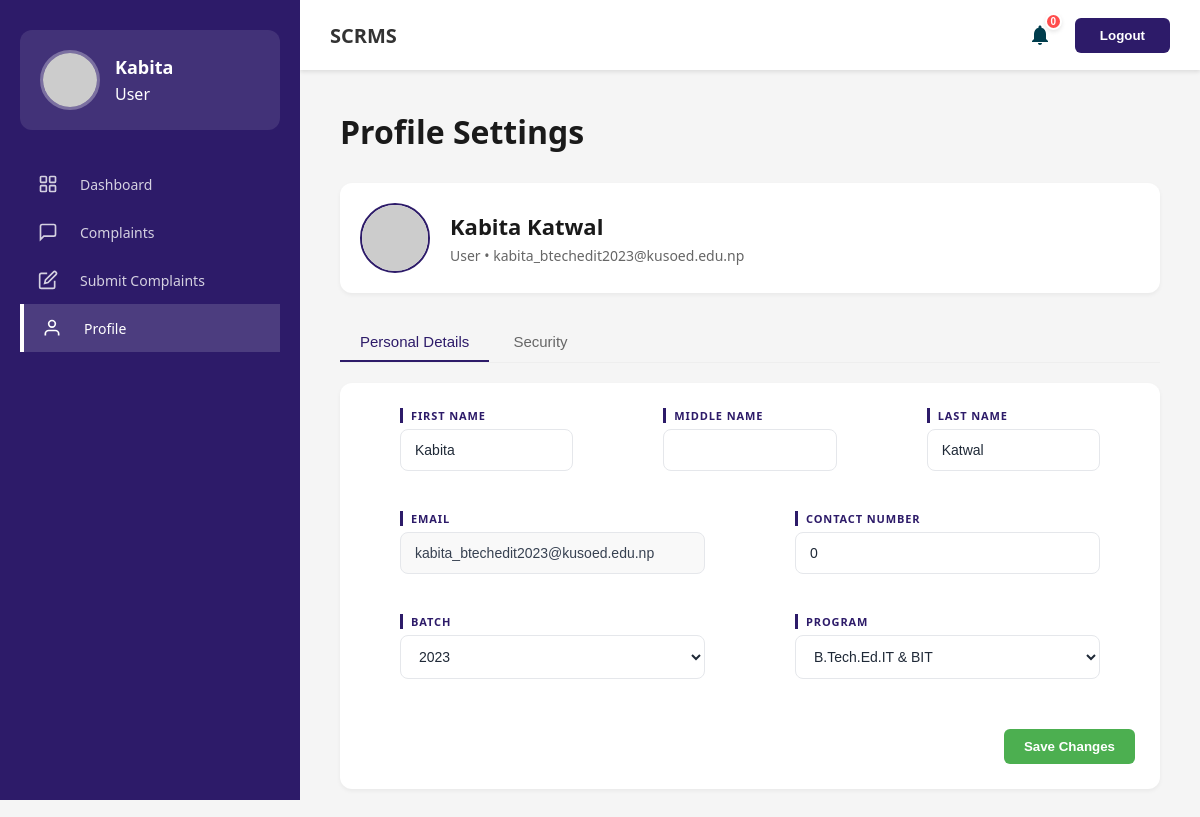
/Includes/profile.php (signed in), run on the app's committed database.
### tables this page shows
CREATE TABLE `users` (
  `user_id` int(11) NOT NULL,
  `first_name` varchar(255) NOT NULL,
  `middle_name` varchar(255) DEFAULT NULL,
  `last_name` varchar(255) NOT NULL,
  `email` varchar(255) NOT NULL,
  `contact` int(10) NOT NULL,
  `batch` enum('2023','2024','2025','2026','2027') DEFAULT NULL,
  `program` varchar(200) DEFAULT NULL,
  `password` varchar(255) NOT NULL,
  `role` enum('User','Admin','DeptAdmin','UpperBody','Coordinator','HOD','Dean') NOT NULL DEFAULT 'User',
  `status` varchar(20) DEFAULT 'Active',
  `created_at` timestamp NOT NULL DEFAULT current_timestamp() ON UPDATE current_timestamp(),
  `assigned_category` int(11) DEFAULT NULL
);

### Includes/profile.php (the view, shortened to what this page needs)
<?php
require_once '../Database/db-config.php';
$userId      = $_SESSION['user_id'];
$profileCooldown  = max(0, (int)(($_SESSION['last_profile_update']  ?? 0) + PROFILE_COOLDOWN  - time()));
$user = [];
$stmt = $conn->prepare("SELECT first_name, middle_name, last_name, email, contact, batch, program, role, status, created_at FROM users WHERE user_id = ?");
if ($stmt) {
    $stmt->bind_param("i", $userId);
    $stmt->execute();
    $user = $stmt->get_result()->fetch_assoc();
}
$fullName    = trim(($user['first_name'] ?? '') . ' ' . ($user['middle_name'] ?? '') . ' ' . ($user['last_name'] ?? ''));
$avatarUrl   = "https://ui-avatars.com/api/?name=" . urlencode($fullName ?: 'User') . "&background=2D1B69&color=fff&size=100";
$activeTab = (isset($_POST['action']) && $_POST['action'] === 'change_password') ? 'password' : 'info';
?>
<!DOCTYPE html>
<html lang="en">
<head>
    <link rel="stylesheet" href="../Assets/Css/admin-dashboard.css">
    <link rel="stylesheet" href="../Assets/Css/user-management.css">
</head>
<body>
<?php include __DIR__ . '/header.php'; ?>
<div class="main-container">
    <?php include __DIR__ . '/sidebar.php'; ?>
    <main class="main-content">
        <div class="profile-content-wrap">
            <h2 class="page-title">Profile Settings</h2>
            <div class="profile-header-minimal">
                <img src="<?php echo $avatarUrl; ?>" alt="Profile">
                <div class="profile-header-info">
                    <h2><?php echo htmlspecialchars($fullName ?: 'User'); ?></h2>
                    <p><?php echo htmlspecialchars(ucfirst($user['role'] ?? '')); ?> • <?php echo htmlspecialchars($user['email'] ?? ''); ?></p>
                </div>
            </div>
            <div class="profile-tabs" style="border-bottom: 1px solid #eee; margin-bottom: 10px;">
                <button class="tab-btn <?php echo $activeTab === 'info' ? 'active' : ''; ?>" data-tab="info">Personal Details</button>
                <button class="tab-btn <?php echo $activeTab === 'password' ? 'active' : ''; ?>" data-tab="password">Security</button>
            </div>
            <div class="tab-panel <?php echo $activeTab === 'info' ? 'active' : ''; ?>" id="tab-info">
                <div class="form-section" style="background: white; padding: 25px; border-radius: 12px; box-shadow: 0 2px 4px rgba(0,0,0,0.05);">
                    <form method="POST">
                        <div style="display: grid; grid-template-columns: repeat(auto-fit, minmax(200px, 1fr)); gap: 20px;">
                            <div class="form-group">
                                <label>First Name</label>
                                <input type="text" name="first_name" value="<?php echo htmlspecialchars($user['first_name'] ?? ''); ?>" <?php echo $profileCooldown > 0 ? 'readonly' : 'required'; ?>>
                            </div>
                            <div class="form-group">
                                <label>Middle Name</label>
                                <input type="text" name="middle_name" value="<?php echo htmlspecialchars($user['middle_name'] ?? ''); ?>" <?php echo $profileCooldown > 0 ? 'readonly' : ''; ?>>
                            </div>
                            <div class="form-group">
                                <label>Last Name</label>
                                <input type="text" name="last_name" value="<?php echo htmlspecialchars($user['last_name'] ?? ''); ?>" <?php echo $profileCooldown > 0 ? 'readonly' : 'required'; ?>>
                            </div>
                        </div>
                        <div style="display: grid; grid-template-columns: repeat(auto-fit, minmax(250px, 1fr)); gap: 20px; margin-top: 20px;">
                            <div class="form-group">
                                <label>Email</label>
                                <input type="email" value="<?php echo htmlspecialchars($user['email'] ?? ''); ?>" readonly style="background: #f9f9f9;">
                            </div>
                            <div class="form-group">
                                <label>Contact Number</label>
                                <input type="text" name="contact" value="<?php echo htmlspecialchars($user['contact'] ?? ''); ?>" <?php echo $profileCooldown > 0 ? 'readonly' : ''; ?>>
                            </div>
                        </div>
                        <?php if ($user['role'] === 'User'): ?>
                        <div style="display: grid; grid-template-columns: repeat(auto-fit, minmax(250px, 1fr)); gap: 20px; margin-top: 20px;">
                            <div class="form-group">
                                <label>Batch</label>
                                <select name="batch" <?php echo $profileCooldown > 0 ? 'disabled' : 'required'; ?> style="width: 100%; padding: 12px 14px; border: 1.5px solid #e5e7eb; border-radius: 8px;">
                                    <?php
                                        $batches = ['2023', '2024', '2025', '2026', '2027'];
                                        foreach($batches as $b) {
                                            $sel = ($user['batch'] == $b) ? 'selected' : '';
                                            echo "<option value='$b' $sel>$b</option>";
                                        }
                                    ?>
                                </select>
                            </div>
                            <div class="form-group">
                                <label>Program</label>
                                <select name="program" <?php echo $profileCooldown > 0 ? 'disabled' : 'required'; ?> style="width: 100%; padding: 12px 14px; border: 1.5px solid #e5e7eb; border-radius: 8px;">
                                    <?php
                                        $progs = ["B.Tech.Ed.IT & BIT", "B. Tech.Ed. in Civil", "BA.BED.TESOL", "BED in TCSOL", "B. Mathmatics Education"];
                                        foreach($progs as $p) {
                                            $sel = ($user['program'] == $p) ? 'selected' : '';
                                            echo "<option value='$p' $sel>$p</option>";
                                        }
                                    ?>
                                </select>
                            </div>
                        </div>
                        <?php endif; ?>
                        <div style="margin-top: 30px; display: flex; align-items: center; gap: 15px; justify-content: flex-end;">
                            <?php if ($profileCooldown > 0): ?>
                                <div class="cooldown-badge">
                                    Refresh in <span class="cooldown-timer" data-seconds="<?php echo $profileCooldown; ?>"></span>
                                </div>
                                <button type="submit" class="btn-primary" disabled style="opacity: 0.6; cursor: not-allowed;">Save Changes</button>
                            <?php else: ?>
                                <button type="submit" class="btn-primary">Save Changes</button>
                            <?php endif; ?>
                        </div>
                    </form>
                </div>
            </div>
        </div>
    </main>
</div>
</body>
</html>

### Assets/Css/admin-dashboard.css (style rules this page uses)
* { margin: 0; padding: 0; box-sizing: border-box; }
body { font-family: 'Segoe UI', Tahoma, Geneva, Verdana, sans-serif; background: #f5f5f5; min-height: 100vh; overflow-x: hidden; width: 100%; }
.main-container { display: flex; min-height: calc(100vh - 70px); }
.main-content { flex: 1; margin-left: 300px; padding: 40px; background: #f5f5f5; min-height: 100vh; }
.page-title { font-size: 32px; font-weight: 700; color: #1a1a1a; margin-bottom: 30px; }
.form-group { margin-bottom: 20px; padding: 0 35px; }
.form-group label { display: block; font-size: 11px; font-weight: 700; color: #2D1B69; margin-bottom: 6px; text-transform: uppercase; letter-spacing: 0.08em; border-left: 3px solid #2D1B69; padding-left: 8px; }
.form-group input, .form-group textarea, .form-group select { width: 100%; padding: 12px 14px; border: 1.5px solid #e5e7eb; border-radius: 8px; font-size: 14px; color: #1f2937; background: #ffffff; outline: none; transition: border-color 0.25s ease, box-shadow 0.25s ease; }
.form-group input[readonly], .form-group textarea[readonly] { background-color: #f8f7ff; border-color: #e5e7eb; color: #374151; cursor: default; }
.btn-primary { background: #4CAF50; color: white; border: none; padding: 10px 20px; border-radius: 6px; cursor: pointer; font-weight: 600; }

### Includes/profile.php (style rules this page uses)
.profile-header-minimal { display: flex; align-items: center; gap: 20px; margin-bottom: 30px; padding: 20px; background: white; border-radius: 12px; box-shadow: 0 2px 4px rgba(0,0,0,0.05); }
.profile-header-minimal img { width: 70px; height: 70px; border-radius: 50%; border: 2px solid #2D1B69; }
.profile-header-info h2 { margin: 0; font-size: 22px; color: #1a1a1a; }
.profile-header-info p { margin: 5px 0 0; font-size: 14px; color: #666; font-weight: 500; }
.profile-content-wrap { max-width: 900px; }
.tab-btn { padding: 10px 20px; border: none; background: none; color: #666; font-size: 15px; font-weight: 500; cursor: pointer; border-bottom: 2px solid transparent; transition: all 0.2s; }
.tab-btn.active { color: #2D1B69; border-bottom-color: #2D1B69; }
.tab-panel { display: none; margin-top: 20px; }
.tab-panel.active { display: block; }

### data on the page
users: first_name+middle_name+last_name "Kabita Katwal", role "User", email "kabita_btechedit2023@kusoed.edu.np", first_name "Kabita", last_name "Katwal", contact "0"

### other printed values
$full_name ?: 'Unknown' "Kabita"
$display_role "User"
form field batch "2023"
form field program "B.Tech.Ed.IT & BIT"
